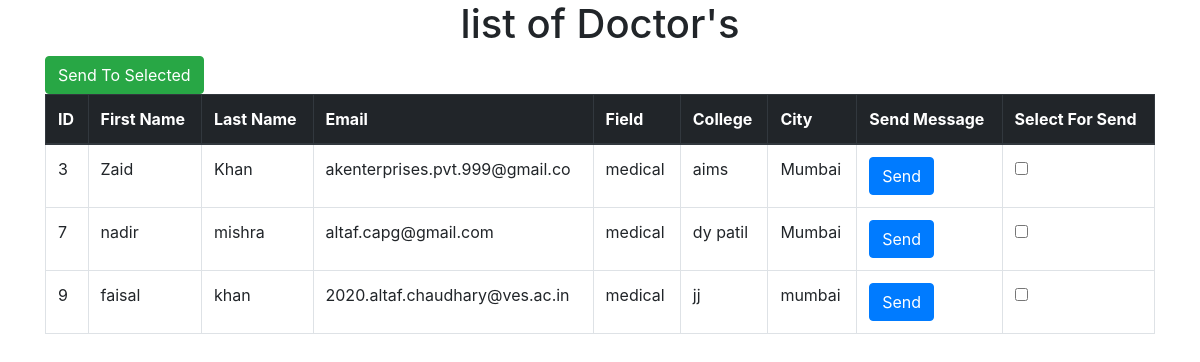
The app's page /medical with its own data.
### studentapp/models.py (models this page shows, shortened)
class Student(models.Model):
    first_name = models.CharField(max_length=30)
    last_name = models.CharField(max_length=30)
    email = models.CharField(max_length=30)
    field = models.CharField(max_length=30)
    college = models.CharField(max_length=30)
    city = models.CharField(max_length=30)

### studentapp/views.py (the view)
# urls.py: path('medical', views.medical),
def medical(request):
    record= Student.objects.filter(field="medical")
    return render(request,'medical.html', {'record':record})

### templates/medical.html (shortened to what this page needs)
<!doctype html>
<html lang="en">
  <head>
    <link rel="stylesheet" href="https://cdn.jsdelivr.net/npm/bootstrap@4.1.3/dist/css/bootstrap.min.css">
  </head>
  <body>
    <h1 class="text-center">list of Doctor's</h1>
    <div class="container">
      <form action="mail" method="post"> {% csrf_token %}
        <table class="table table-bordered">
          <thead class="thead-dark">
            <tr>
              <button type="button" class="btn btn-success " data-toggle="modal" data-target="#myModal">
                Send To Selected
              </button>
            <br>
            </tr>
            <tr>
              <th>ID</th>
              <th>First Name</th>
              <th>Last Name</th>
              <th>Email</th>
              <th>Field</th>
              <th>College</th>
              <th>City</th>
              <th>Send Message</th>
              <th>Select For Send </th>
            </tr>
          </thead>
          <tbody>
               {%for item in record%}
              <tr>
                <td>{{item.id}}</td>
                <td>{{item.first_name }}</td>
                <td>{{item.last_name}}</td>
                <td>{{item.email}}</td>
                <td>{{item.field}}</td>
                <td>{{item.college}}</td>
                <td>{{item.city}}</td>
                <td><a href="sendmail/{{item.id}}" type="button" class="btn btn-primary">Send</a></td>
                <td>
                  <input type="checkbox" id="{{item.id}}" name="multiple" value="{{item.email}}"> </td>
              </tr>
            {% endfor %}
          </tbody>
        </table>
          </form>
        </div>
  </body>
</html>

### records on screen
Student: id "3", first_name "Zaid", last_name "Khan", email "akenterprises.pvt.999@gmail.co", field "medical", college "aims", city "Mumbai"
Student: id "7", first_name "nadir", last_name "mishra", email "altaf.capg@gmail.com", field "medical", college "dy patil", city "Mumbai"
Student: id "9", first_name "faisal", last_name "khan", email "2020.altaf.chaudhary@ves.ac.in", field "medical", college "jj", city "mumbai"
